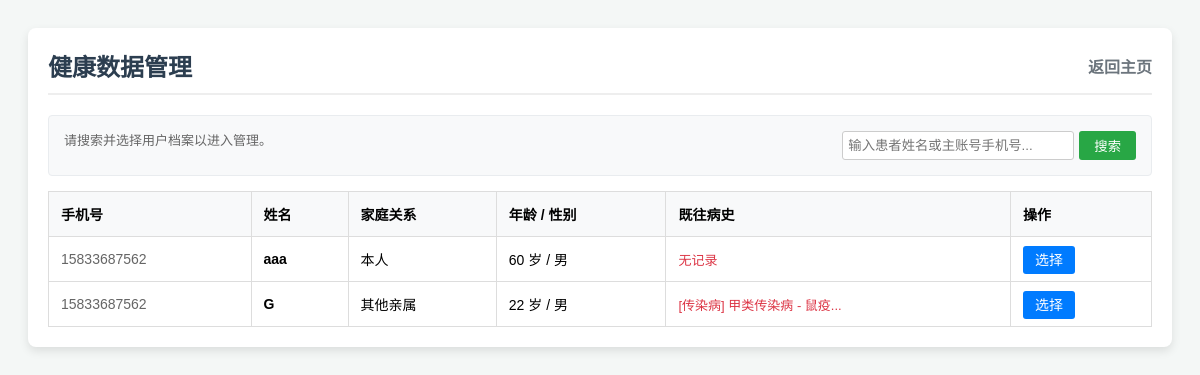
Page /admin/health_data_select (signed in) on the committed database.
### models.py (models this page shows, shortened)
class FamilyMember(db.Model):
    id = db.Column(db.Integer, primary_key=True)
    user_id = db.Column(db.Integer, db.ForeignKey('user.id'), nullable=False)
    name = db.Column(db.String(50), nullable=False)
    relation = db.Column(db.String(20), nullable=False)
    gender = db.Column(db.String(10), nullable=False)
    phone = db.Column(db.String(20), nullable=True)
    age = db.Column(db.Integer, nullable=True)
    province = db.Column(db.String(50), nullable=True)
    city = db.Column(db.String(50), nullable=True)
    community = db.Column(db.String(100), nullable=True)
    address = db.Column(db.String(200), nullable=True)
    height = db.Column(db.Float, nullable=True)
    weight = db.Column(db.Float, nullable=True)
    blood_pressure_systolic = db.Column(db.Integer, nullable=True)
    blood_pressure_diastolic = db.Column(db.Integer, nullable=True)
    disease_info = db.Column(db.Text, nullable=True)
    is_public_health_risk = db.Column(db.Boolean, default=False)
    admin_advice = db.Column(db.Text, nullable=True)
    medical_reports = db.relationship('MedicalReport', backref='member', lazy=True, cascade="all, delete-orphan")

class User(db.Model):
    id = db.Column(db.Integer, primary_key=True)
    phone = db.Column(db.String(20), unique=True, nullable=False)
    password_hash = db.Column(db.String(128), nullable=False)
    name = db.Column(db.String(50), nullable=True)
    gender = db.Column(db.String(10), nullable=True)
    province = db.Column(db.String(50), nullable=True)
    city = db.Column(db.String(50), nullable=True)
    community = db.Column(db.String(100), nullable=True)
    address = db.Column(db.String(200), nullable=True)
    height = db.Column(db.Float, nullable=True)
    weight = db.Column(db.Float, nullable=True)
    blood_type = db.Column(db.String(10), nullable=True)
    is_info_complete = db.Column(db.Boolean, default=False)
    is_frozen = db.Column(db.Boolean, default=False)
    frozen_by_name = db.Column(db.String(50), nullable=True)
    frozen_by_role = db.Column(db.String(20), nullable=True)
    is_locked = db.Column(db.Boolean, default=False)
    locked_by_name = db.Column(db.String(50), nullable=True)
    locked_by_role = db.Column(db.String(20), nullable=True)
    family_members = db.relationship('FamilyMember', backref='user', lazy=True, cascade="all, delete-orphan")
    managers = db.relationship('Admin', secondary=user_admin_m2m, backref=db.backref('managed_users', lazy=True))
    reports = db.relationship('PublicHealthEvent', backref='reporter', lazy=True)

### app.py (the view)
@app.route('/admin/health_data_select', methods=['GET'])
def admin_health_data_select():
    if session.get('role') not in ['super', 'community', 'medical']: return redirect(url_for('login'))
    admin = db.session.get(Admin, session['admin_id'])
    search = request.args.get('search', '')
    query = db.session.query(FamilyMember).join(User)
    if session.get('role') != 'super':
        managed_uids = [u.id for u in admin.managed_users]
        query = query.filter(
            db.or_(
                FamilyMember.user_id.in_(managed_uids),
                db.and_(
                    User.province == admin.province,
                    User.city == admin.city,
                    User.community.startswith(admin.community) if admin.community else True
                )
            )
        )
    if search:
        query = query.filter(db.or_(FamilyMember.name.contains(search), User.phone.contains(search)))
    members = query.all()
    return render_template('admin_health_data_select.html', admin=admin, members=members, search=search)

### app.py (called while the page is built)
@app.before_request
def enforce_readonly_lock():
    if request.method == 'POST' and 'user_id' in session:
        allowed_routes = ['logout', 'risk_assessment']
        if request.endpoint in allowed_routes:
            return None
        user = db.session.get(User, session['user_id'])
        if user and user.is_locked:
            flash('您的数据已被锁定，无法进行修改。')
            return redirect(request.referrer or url_for('user_dashboard'))

### templates/admin_health_data_select.html (shortened to what this page needs)
<!DOCTYPE html>
<html lang="zh-CN">
<head>
</head>
<body>
<div class="container">
    <div class="header">
        <h2 style="margin: 0; color: #2c3e50;">健康数据管理</h2>
        <a href="{{ '/super_admin_dashboard' if session.get('role') == 'super' else '/sub_admin_dashboard' }}" style="text-decoration: none; color: #6c757d; font-weight: bold;">返回主页</a>
    </div>
    <div class="action-bar">
        <div style="font-size: 13px; color: #666; line-height: 1.6;">
            请搜索并选择用户档案以进入管理。
        </div>
        <form method="GET" action="/admin/health_data_select" style="display: flex; gap: 5px;">
            <input type="text" name="search" value="{{ search }}" placeholder="输入患者姓名或主账号手机号..." style="padding: 5px; border: 1px solid #ccc; border-radius: 3px; width: 220px;">
            <button type="submit" style="padding: 5px 15px; background: #28a745; color: white; border: none; border-radius: 3px; cursor:pointer;">搜索</button>
        </form>
    </div>
    <table>
        <tr>
            <th>手机号</th>
            <th>姓名</th>
            <th>家庭关系</th>
            <th>年龄 / 性别</th>
            <th>既往病史</th>
            <th>操作</th>
        </tr>
        {% for m in members %}
        <tr>
            <td style="color: #666;">{{ m.user.phone }}</td>
            <td style="font-weight: bold;">{{ m.name }}</td>
            <td>{{ m.relation }}</td>
            <td>{{ m.age or '-' }} 岁 / {{ m.gender }}</td>
            <td style="color: #dc3545; font-size: 13px;">{{ m.disease_info[:20] ~ '...' if m.disease_info else '无记录' }}</td>
            <td>
                <a href="/admin/health_data/{{ m.id }}" class="btn-edit">选择</a>
            </td>
        </tr>
        {% endfor %}
    </table>
</div>
</body>
</html>

### templates/admin_health_data_select.html (style rules this page uses)
body { font-family: Arial, sans-serif; background-color: #f4f7f6; padding: 20px; }
.container { background: white; padding: 20px; border-radius: 8px; box-shadow: 0 4px 10px rgba(0,0,0,0.1); }
.header { display: flex; justify-content: space-between; align-items: center; border-bottom: 2px solid #eee; padding-bottom: 10px; margin-bottom: 20px; }
.action-bar { display: flex; justify-content: space-between; margin-bottom: 15px; background: #f8f9fa; padding: 15px; border-radius: 4px; border: 1px solid #e9ecef; }
table { width: 100%; border-collapse: collapse; }
th, td { border: 1px solid #ddd; padding: 12px; text-align: left; font-size: 14px; }
th { background-color: #f8f9fa; }
.btn-edit { background-color: #007bff; color: white; border: none; padding: 6px 12px; border-radius: 3px; cursor: pointer; text-decoration: none; }

### rows in the picture
FamilyMember: user.phone "15833687562", name "aaa", relation "本人", age "60", gender "男", disease_info "无记录"
FamilyMember: user.phone "15833687562", name "G", relation "其他亲属", age "22", gender "男", disease_info "[传染病] 甲类传染病 - 鼠疫..."
